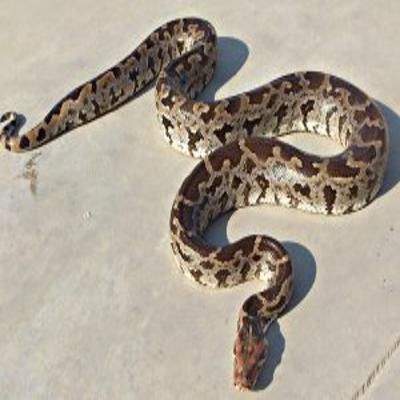
#> input picture Snake_Classification_data/test/Non Venomous/1 (2).jpg, 400 x 400 px; its folder holds only this picture in this run
$ python -i utils.py   (imports and definitions only)
#> lines starting #> are read from the running program, lines starting #| are printed output that depends on the picture
#> further down, picture is the input picture: shape (400, 400, 3); mean B, G, R 148.8, 162.1, 171.7
"""
Utility functions for loading and preprocessing snake images.
"""

import os
import cv2
import numpy as np
from pathlib import Path


# [74 lines left out: functions load_image, load_dataset_from_directory, not called in this run]


def preprocess_image(image, target_size=(128, 128)):
    """
    Preprocess an image for feature extraction.

    Args:
        image: Input image
        target_size: Target size to resize to

    Returns:
        Preprocessed image
    """
#> called with target_size = (128, 128)
    # Resize
    processed = cv2.resize(image, target_size)
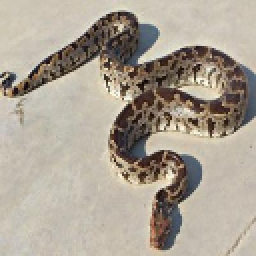
#> processed: shape (128, 128, 3) (shown 2 times larger); mean B, G, R 148.7, 162, 171.6

    # Optional: Apply histogram equalization for better contrast
    # This can help normalize lighting conditions
    if len(processed.shape) == 3:
        # Convert to YUV and equalize Y channel
        yuv = cv2.cvtColor(processed, cv2.COLOR_BGR2YUV)
#> yuv: shape (128, 128, 3); mean of channels 0, 1, 2 163.4, 120.8, 135.2
        yuv[:, :, 0] = cv2.equalizeHist(yuv[:, :, 0])
#> yuv: shape (128, 128, 3); mean of channels 0, 1, 2 130.1, 120.8, 135.2
        processed = cv2.cvtColor(yuv, cv2.COLOR_YUV2BGR)
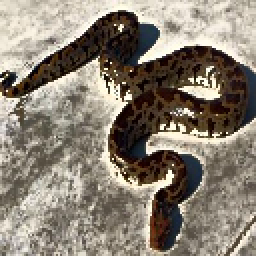
#> processed: shape (128, 128, 3) (shown 2 times larger); mean B, G, R 116, 128.8, 138.3
    else:
        processed = cv2.equalizeHist(processed)

    return processed


# [74 lines left out: functions visualize_samples, print_dataset_info, not called in this run]

>>> import cv2
>>> picture = cv2.imread('../Snake_Classification_data/test/Non Venomous/1 (2).jpg')
>>> result = preprocess_image(picture)

$ run again, on Snake_Classification_data/test/Non Venomous/13 (2).jpg
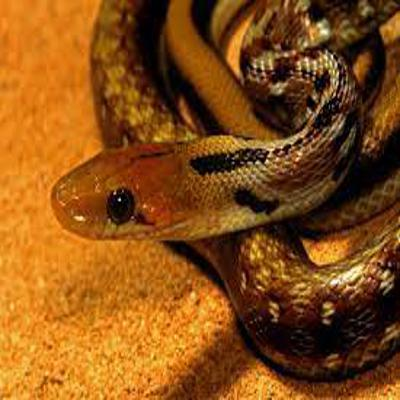
#> input picture Snake_Classification_data/test/Non Venomous/13 (2).jpg, 400 x 400 px
#> picture is the input picture: shape (400, 400, 3); mean B, G, R 22.9, 79.1, 136.3
#> in preprocess_image, `processed = cv2.resize(image, target_size)`:
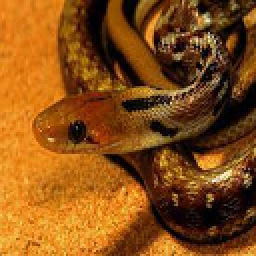
#> processed: shape (128, 128, 3) (shown 2 times larger); mean B, G, R 22.9, 79, 136.2
#> in preprocess_image, `processed = cv2.cvtColor(yuv, cv2.COLOR_YUV2BGR)`:
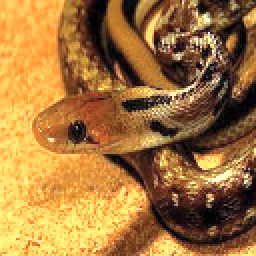
#> processed: shape (128, 128, 3) (shown 2 times larger); mean B, G, R 61.3, 117.5, 164.1

$ run again, on Snake_Classification_data/test/Non Venomous/6 (2).jpg
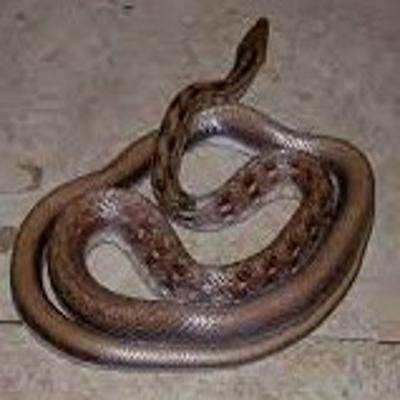
#> input picture Snake_Classification_data/test/Non Venomous/6 (2).jpg, 400 x 400 px
#> picture is the input picture: shape (400, 400, 3); mean B, G, R 90.8, 98, 112.8
#> in preprocess_image, `processed = cv2.resize(image, target_size)`:
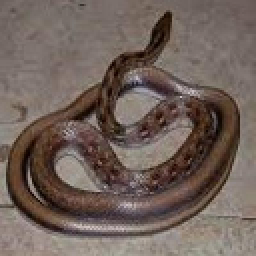
#> processed: shape (128, 128, 3) (shown 2 times larger); mean B, G, R 90.7, 97.9, 112.7
#> in preprocess_image, `processed = cv2.cvtColor(yuv, cv2.COLOR_YUV2BGR)`:
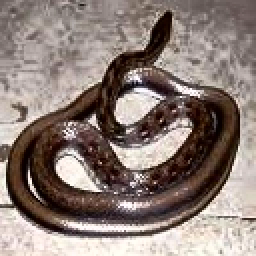
#> processed: shape (128, 128, 3) (shown 2 times larger); mean B, G, R 118.7, 125, 139.7
